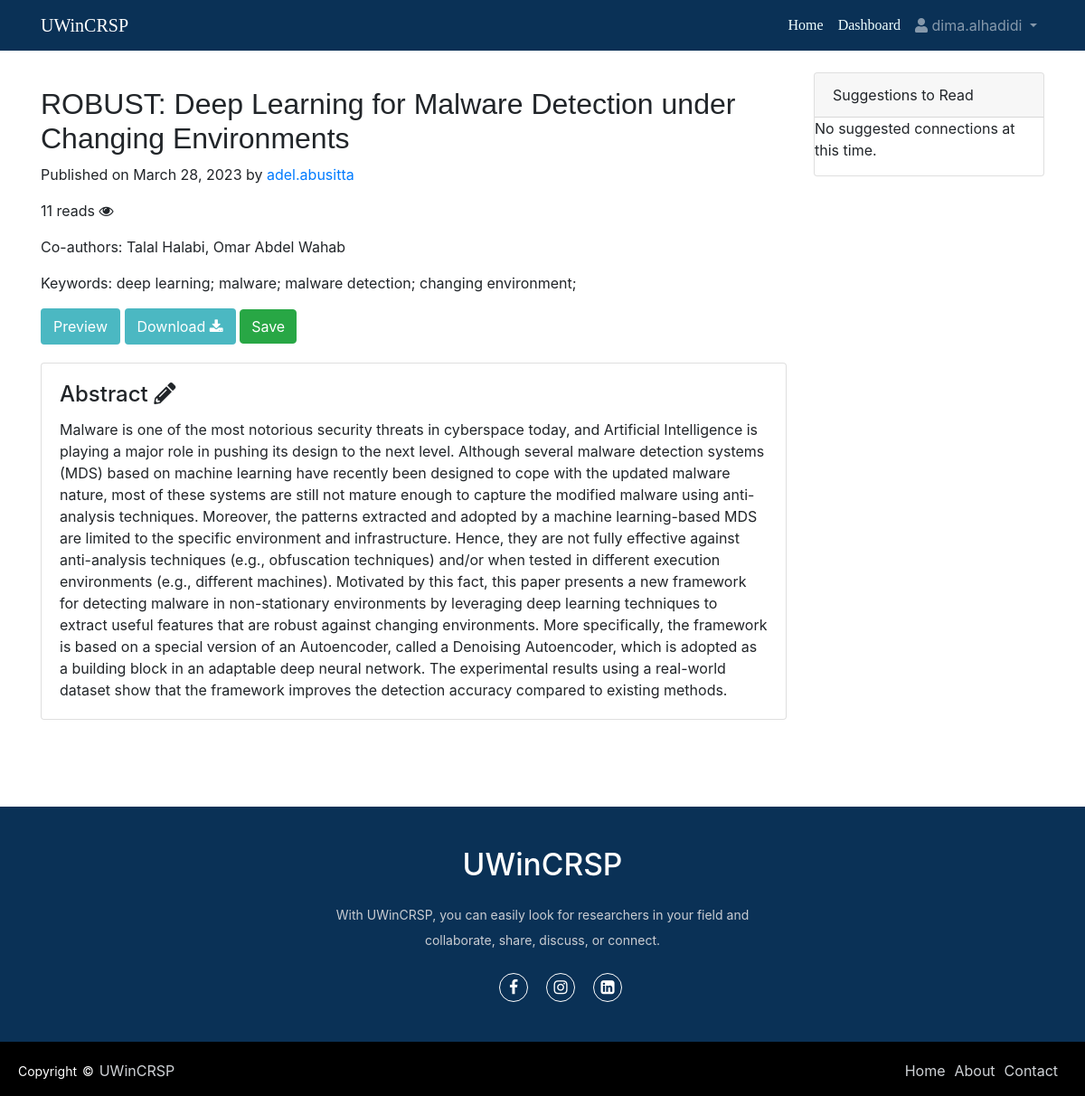
/posts/19 (signed in), run on the app's committed database.
### accounts/models.py (models this page shows, shortened)
class Post(models.Model):
    title = models.CharField(max_length=200)
    authors = models.CharField(max_length=200)
    skills = models.ManyToManyField('Skill')
    abstract = models.CharField(max_length=2000)
    paper = models.FileField(upload_to='papers/')
    allow_downloading = models.BooleanField(default=False)
    created_at = models.DateTimeField(auto_now_add=True)
    updated_at = models.DateTimeField(auto_now=True)
    published_on = models.DateTimeField(auto_now_add=True)
    uploaded_by = models.ForeignKey(User, on_delete=models.CASCADE)
    views = models.IntegerField(default=0)
    def get_skills(self):
            return [skill.name for skill in self.skills.all()]

class Skill(models.Model):
    name = models.CharField(max_length=50, unique=True)

### accounts/views.py (the view)
# urls.py: path('posts/<int:post_id>', views.posts_view, name='posts'),
def posts_view(request,post_id):
    try:
        posts = Post.objects.get(id=post_id)
        posts.views += 1 # Increment the views count
        posts.save()
        if request.user.is_authenticated:
            is_saved=SavedPost.objects.filter(user=request.user,post=post_id).exists()
            postsuggestion = get_post_suggestion(request.user)
    except Post.DoesNotExist:
        return render(request, '404.html', status=404)
    context = {
        'posts': posts,
        'pdf_url': posts.paper.url,
        'is_saved':is_saved,
        'suggestedpost': postsuggestion
    }
    return render(request, 'posts.html', context)

### accounts/models.py (called while the page is built)
def get_post_suggestion(user):
    profile = Profile.objects.get(user =user)
    skills = profile.get_skills_id()
    suggested_posts = Post.objects.filter(skills__in=skills).exclude(uploaded_by=user).distinct()
    return suggested_posts

    def get_skills_id(self):
        return [skill.id for skill in self.skills.all()]

### accounts/templates/posts.html
{% extends 'base1.html' %}
{% block content %}
<div class="container" >
  <div class="row" >
    <div class="col-md-9">
        <h2 style="margin-top: 40px; font-family: sans-serif;">{{ posts.title }}</h2>
      <p>Published on {{ posts.published_on|date:'F d, Y' }}
        by <a href="{% url 'profile' posts.uploaded_by.username %}">{{ posts.uploaded_by }}</a></p>
          <p>{{ posts.views }} reads <i class="fa fa-eye" aria-hidden="true"></i> </p>
          <p>Co-authors: {{ posts.authors }}</p>
          <p>Keywords:
              {% for skil in posts.get_skills %}
              {{ skil }};
              {% endfor %}
          </p>
        <a href="{{ pdf_url }}" class="btn btn-primary"
        style="background: #4bb8c2; border-width: 2px; border-style: solid;
        border-color: #4bb8c2; transition: 0.08s ease-in;
        -o-transition: 0.08s ease-in;
        -ms-transition: 0.08s ease-in;
        -moz-transition: 0.08s ease-in;
        -webkit-transition: 0.08s ease-in;">Preview  </a>
        {% if posts.allow_downloading %}
        <a href="{%  url 'pdf_download' posts.id %}" class="btn btn-primary"
        style="background: #4bb8c2; border-width: 2px; border-style: solid;
        border-color: #4bb8c2; transition: 0.08s ease-in;
        -o-transition: 0.08s ease-in;
        -ms-transition: 0.08s ease-in;
        -moz-transition: 0.08s ease-in;
        -webkit-transition: 0.08s ease-in;">Download <i class="fa fa-download" aria-hidden="true"></i> </a>
    {% endif %}
        {% if user.is_authenticated %}
            {% if is_saved %}
                <a href="{% url 'unsave_post' posts.id %}" class="btn btn-danger" style="transition: 0.08s ease-in;
        -o-transition: 0.08s ease-in;
        -ms-transition: 0.08s ease-in;
        -moz-transition: 0.08s ease-in;
        -webkit-transition: 0.08s ease-in;">Unsave</a>
            {% else %}
                <a href="{% url 'save_post' posts.id %}" class=" btn btn-success" style="transition: 0.08s ease-in;
        -o-transition: 0.08s ease-in;
        -ms-transition: 0.08s ease-in;
        -moz-transition: 0.08s ease-in;
        -webkit-transition: 0.08s ease-in;">Save</a>
            {% endif %}
        {% endif %}
          <div class="card mb-3" style="margin-top: 20px;">
            <div class="card-body">
              <h4 class="card-title">Abstract <i class='fas fa-pencil-alt' aria-hidden="true" ></i> </h4>
              <p class="card-text">{{ posts.abstract }}</p>
            </div>
          </div>
    </div>
<div class="col-md-3">
    <div class="card mt-4">
       <div class="card-header">Suggestions to Read</div>
       <ul class="list-group list-group-flush">
        {% if suggestedpost %}
            {% for suggested in suggestedpost %}
                  <li class="list-group-item"><a href="{% url 'posts' suggested.id %}">{{ suggested.title }}</a></li>
            {% endfor %}
        </ul>
              {% else %}
            <p> No suggested connections at this time.</p>
      {% endif %}
   </div>
</div>
  </div>
</div>
{% endblock %}

### accounts/templates/base1.html (shortened to what this page needs)
<!DOCTYPE html>
<html lang="en">
  <head>
    <link
      rel="stylesheet"
      href="https://maxcdn.bootstrapcdn.com/bootstrap/4.0.0/css/bootstrap.min.css"
    />
    <link
      rel="stylesheet"
      href="https://use.fontawesome.com/releases/v5.8.2/css/all.css"
    />
    <link rel="stylesheet" href="https://cdnjs.cloudflare.com/ajax/libs/font-awesome/4.7.0/css/font-awesome.min.css"/>
    <link rel='stylesheet' href='https://cdn.jsdelivr.net/npm/bootstrap-icons@1.7.2/font/bootstrap-icons.css'>
  </head>
  <body>
    <nav class="navbar navbar-expand-md navbar-dark navbar-fixed-top" style="background-color: #012950f5">
      <div class="container">
        <a class="navbar-brand" href="{% url 'index' %}" style="font-family: 'Righteous', serif;">UWinCRSP</a>
        <div
          class="collapse navbar-collapse justify-content-end"
          id="navbarNav"
        >
          <ul class="navbar-nav">
            <li class="nav-item">
              <a class="nav-link" id="hover-underline-animation" href="{% url 'index' %}" style="color: azure; font-family: 'Righteous', serif;">Home</a>
            </li>
            <li class="nav-item">
              <a class="nav-link" id="hover-underline-animation" href="{% url 'dashboard' %}" style="color: azure; font-family: 'Righteous', serif;">Dashboard</a>
            </li>
            <li class="nav-item dropdown">
                <a class="nav-link dropdown-toggle" href="" id="navbarDropdown" role="button" data-toggle="dropdown" aria-haspopup="true" aria-expanded="false">
                  <i class="fas fa-user"></i> {{ user.username }}
                </a>
              </li>
          </ul>
        </div>
      </div>
    </nav>
    <div>{% block content %}
      {% endblock %}</div>
    <footer>
      <div class="footer-content">
        <h3>UWinCRSP</h3>
        <p>With UWinCRSP, you can easily look for researchers in your field and collaborate, share, discuss, or connect.</p>
        <ul class="socials">
            <li><a href="#"><i class="fa fa-facebook"></i></a></li>
            <li><a href="#"><i class="fa fa-instagram"></i></a></li>
            <li><a href="#"><i class="fa fa-linkedin-square"></i></a></li>
        </ul>
    </div>
    <div class="footer-bottom">
        <p>copyright &copy; <a href="#">UWinCRSP</a>  </p>
                <div class="footer-menu">
                  <ul class="f-menu">
                    <li><a href="">Home</a></li>
                    <li><a href="">About</a></li>
                    <li><a href="">Contact</a></li>
                  </ul>
                </div>
    </div>
    </footer>
  </body>
</html>

### accounts/templates/base1.html (style rules this page uses)
footer { margin: 0; padding: 0; box-sizing: border-box; position: relative; top: 80px; bottom: 0; left: 0; right: 0; background: #012950f5; height: auto; width: 100vw; padding-top: 40px; color: #fff; }
.footer-content { display: flex; align-items: center; justify-content: center; flex-direction: column; text-align: center; }
.footer-content h3 { font-size: 2.1rem; font-weight: 500; text-transform: capitalize; line-height: 3rem; }
.footer-content p { max-width: 500px; margin: 10px auto; line-height: 28px; font-size: 14px; color: #cacdd2; justify-content: center; text-align: center; }
.socials { list-style: none; display: flex; align-items: center; justify-content: center; margin: 1rem 0 3rem 0; }
.socials li { margin: 0 10px; }
.socials a { text-decoration: none; color: #fff; border: 1.1px solid white; padding: 5px; border-radius: 50%; }
.socials a i { font-size: 1.1rem; width: 20px; transition: color .4s ease; }
.footer-bottom { background: #000; width: 100vw; padding: 20px; padding-bottom: 40px; text-align: center; }
.footer-bottom p { float: left; font-size: 14px; word-spacing: 2px; text-transform: capitalize; }
.footer-bottom p a { color:#cfd2d6; font-size: 16px; text-decoration: none; }
.footer-menu { float: right; }
.footer-menu ul { display: flex; }
.footer-menu ul li { padding-right: 10px; display: block; }
.footer-menu ul li a { color: #cfd2d6; text-decoration: none; }
a { transition: all 0.3s; }
#hover-underline-animation { display: inline-block; position: relative; }
#hover-underline-animation:after { content: ''; position: absolute; width: 100%; transform: scaleX(0); height: 2px; bottom: 0; left: 0; background-color: white; transform-origin: bottom right; transition: transform 0.25s ease-out; }

### data on the page
Post: title "ROBUST: Deep Learning for Malware Detection under Changing Environments", published_on "March 28, 2023", uploaded_by "adel.abusitta", views "11", authors "Talal Halabi, Omar Abdel Wahab", abstract "Malware is one of the most notorious security threats in cyberspace today, and Artificial Intelligence is playing a major role in pushing its design to the next level. Although several malware detection systems (MDS) based on machine learning have recently been designed to cope with the updated malware nature, most of these systems are still not mature enough to capture the modified malware using anti-analysis techniques. Moreover, the patterns extracted and adopted by a machine learning-based MDS are limited to the specific environment and infrastructure. Hence, they are not fully effective against anti-analysis techniques (e.g., obfuscation techniques) and/or when tested in different…"
Skill: get_skills "deep learning"
Skill: get_skills "malware"
Skill: get_skills "malware detection"
Skill: get_skills "changing environment"

### other printed values
{{ user.username }} "dima.alhadidi"
